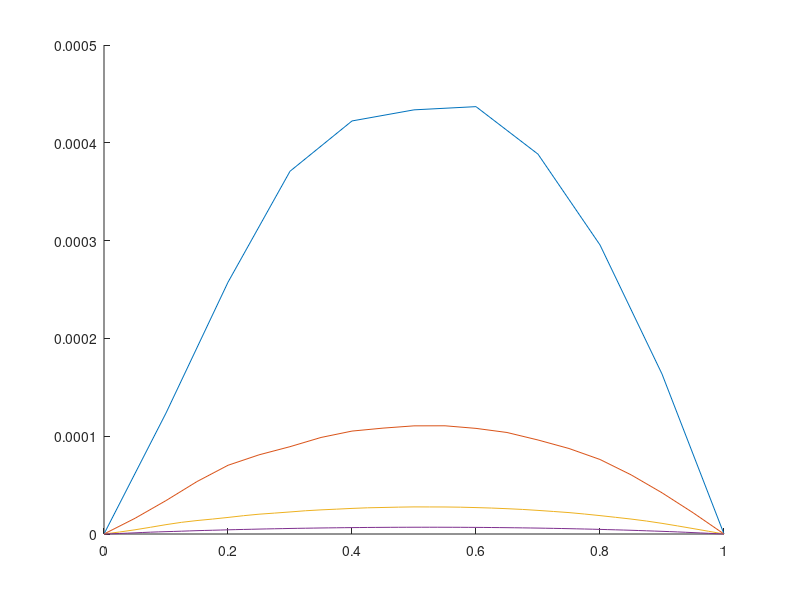
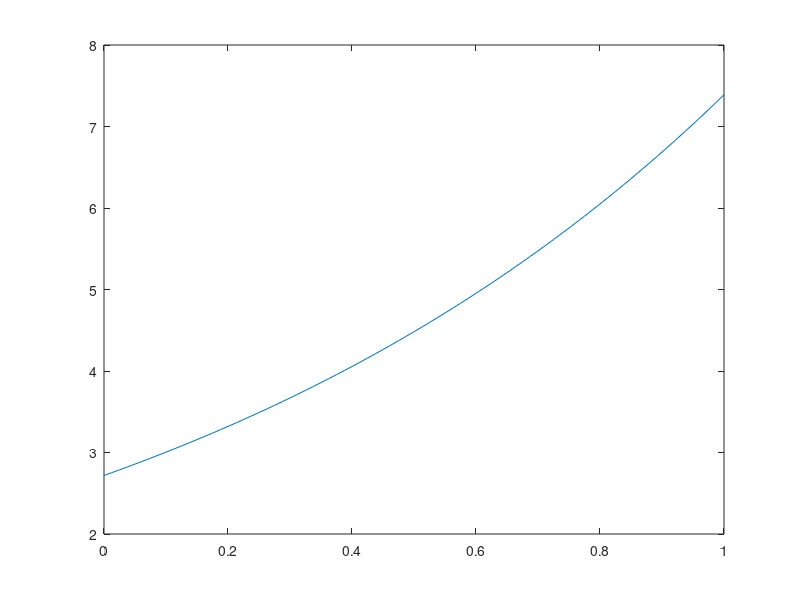
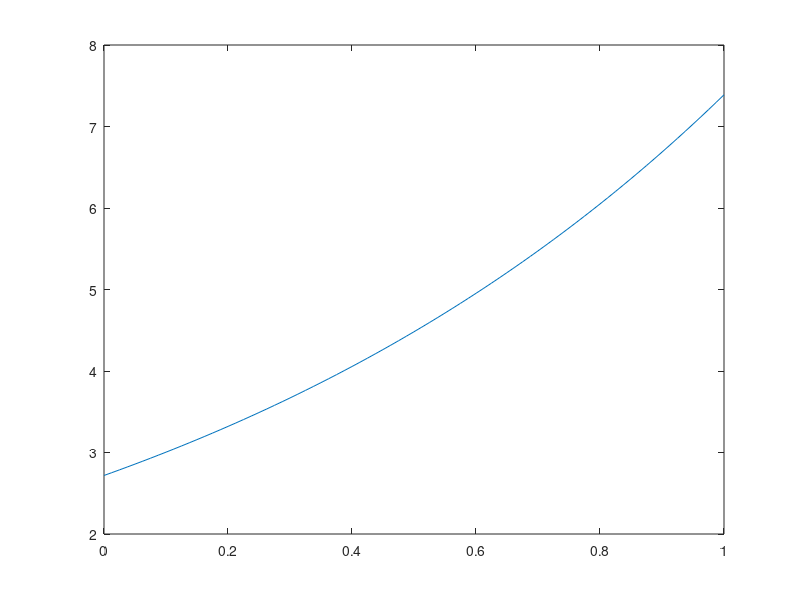
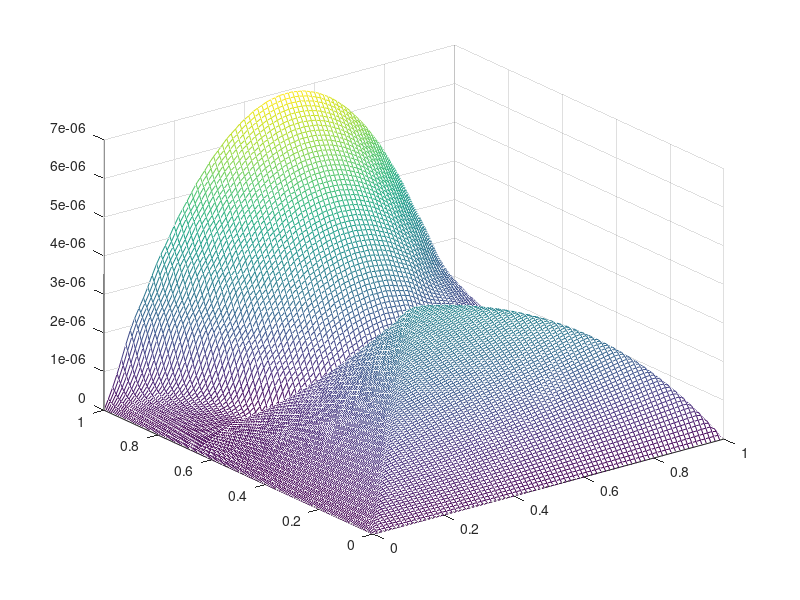

MATLAB code to generate these figures, in order:
for ii=1:4
x1 = 0; x2 = 1; t1 = 0; t2 = 1;
M=10*2^(ii-1);
N=2*M;
h = (x2-x1)/M; dt = (t2-t1)/N;
x = x1:h:x2; x = x';
t = t1:dt:t2; t = t';
u = zeros(M+1,N+1);
u(1,:)=exp(t);
u(M+1,:)=exp(1+t);
u(:,1)=exp(x);
for i=2:M
u(i,2)=u(i,1)+dt*exp(x(i))+((dt)^2/2)*(((u(i-1,1)-2*u(i,1)+u(i+1,1))/h^2));
end
s =dt /h;
row1 = zeros(M-1, 1);
row1(2, 1) = s^2;row1(1, 1) = 2*(1-s^2); 
A=toeplitz(row1);
for k = 2:N
     H = zeros(M-1, 1);
    H(1, 1) =s^2*u(1,k);
    H(M-1, 1) =s^2*u(M+1,k);

u(2:M,k+1)=A*u(2:M,k)-u(2:M,k-1)+H;
end
% 计算误差
F = zeros(M+1, N+1);
for i = 1:M+1
    for j = 1:N+1
        F(i, j) =exp(x(i)+t(j));
    end
end
error = abs(u-F);
MaxErr(ii) = max(max(error));
disp( MaxErr(ii));
figure(1)
hold on
plot(x,abs(u(:,1+N)-F(:,1+N)));
end
for j=1:3
Ord = (MaxErr(j)/MaxErr(j+1));
disp(['收敛阶为：',num2str(Ord)])
end

figure(2)
plot(x,u(:,1+N));
figure(3)
plot(x,F(:,1+N));
    [X, T] = meshgrid(x, t);
error = error';
    figure(4)
    mesh(X, T, error);
 
